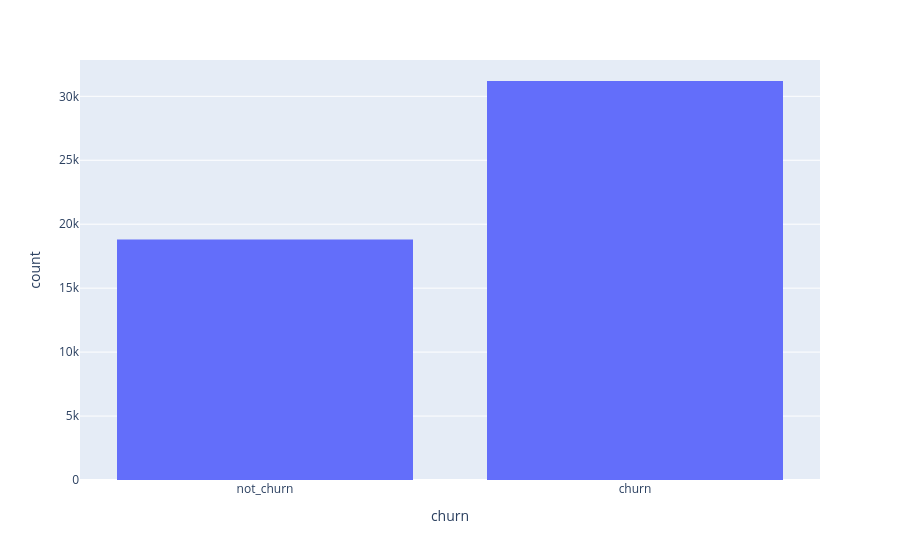

Here is the notebook cell this chart was saved with:
### Code cell
fig = px.histogram(df, x='churn')
fig.show()

### Figure 1 — Plotly figure (JSON) as saved in the notebook; plotly's stock layout.template omitted (floating-point values rounded to 4 significant figures; data arrays with more than 128 entries replaced by an {"elided": "..."} marker saying what was removed)
{"data": [{"bingroup": "x", "hovertemplate": "churn=%{x}<br>count=%{y}<extra></extra>", "legendgroup": "", "marker": {"color": "#636efa", "pattern": {"shape": ""}}, "name": "", "orientation": "v", "showlegend": false, "type": "histogram", "x": {"elided": "50000 str values"}, "xaxis": "x", "yaxis": "y"}], "layout": {"barmode": "relative", "legend": {"tracegroupgap": 0}, "margin": {"t": 60}, "xaxis": {"anchor": "y", "domain": [0, 1], "title": {"text": "churn"}}, "yaxis": {"anchor": "x", "domain": [0, 1], "title": {"text": "count"}}}}
